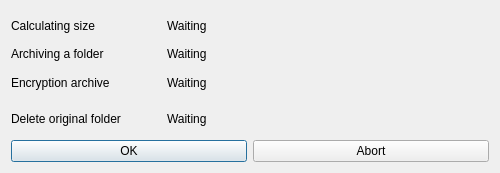
<?xml version="1.0" encoding="UTF-8"?>
<ui version="4.0">
 <class>ProgressBarOneFileDialog</class>
 <widget class="QDialog" name="ProgressBarOneFileDialog">
  <property name="geometry">
   <rect>
    <x>0</x>
    <y>0</y>
    <width>500</width>
    <height>173</height>
   </rect>
  </property>
  <property name="sizePolicy">
   <sizepolicy hsizetype="Fixed" vsizetype="Fixed">
    <horstretch>0</horstretch>
    <verstretch>0</verstretch>
   </sizepolicy>
  </property>
  <property name="minimumSize">
   <size>
    <width>0</width>
    <height>0</height>
   </size>
  </property>
  <property name="maximumSize">
   <size>
    <width>5000</width>
    <height>6000</height>
   </size>
  </property>
  <property name="windowTitle">
   <string>Progress...</string>
  </property>
  <layout class="QGridLayout" name="gridLayout">
   <item row="5" column="0">
    <layout class="QHBoxLayout" name="horizontalLayout">
     <item>
      <widget class="QPushButton" name="pushButton_ok">
       <property name="text">
        <string>OK</string>
       </property>
       <property name="default">
        <bool>false</bool>
       </property>
      </widget>
     </item>
     <item>
      <widget class="QPushButton" name="pushButton_abort">
       <property name="text">
        <string>Abort</string>
       </property>
      </widget>
     </item>
    </layout>
   </item>
   <item row="0" column="0">
    <layout class="QGridLayout" name="gridLayout_2">
     <item row="1" column="0">
      <widget class="QLabel" name="progress_text">
       <property name="sizePolicy">
        <sizepolicy hsizetype="Fixed" vsizetype="Fixed">
         <horstretch>0</horstretch>
         <verstretch>0</verstretch>
        </sizepolicy>
       </property>
       <property name="text">
        <string>Archiving a folder</string>
       </property>
      </widget>
     </item>
     <item row="0" column="0">
      <widget class="QLabel" name="label_3">
       <property name="text">
        <string>Calculating size</string>
       </property>
      </widget>
     </item>
     <item row="2" column="0">
      <widget class="QLabel" name="label">
       <property name="text">
        <string>Encryption archive</string>
       </property>
      </widget>
     </item>
     <item row="3" column="0">
      <widget class="QLabel" name="label_2">
       <property name="text">
        <string>Delete original folder</string>
       </property>
      </widget>
     </item>
     <item row="0" column="2">
      <widget class="QLabel" name="label_size">
       <property name="text">
        <string>Waiting</string>
       </property>
      </widget>
     </item>
     <item row="1" column="2">
      <widget class="QLabel" name="label_archiving">
       <property name="text">
        <string>Waiting</string>
       </property>
      </widget>
     </item>
     <item row="2" column="2">
      <widget class="QLabel" name="label_encryption">
       <property name="text">
        <string>Waiting</string>
       </property>
      </widget>
     </item>
     <item row="3" column="2">
      <widget class="QLabel" name="label_deleting">
       <property name="text">
        <string>Waiting</string>
       </property>
      </widget>
     </item>
     <item row="0" column="1">
      <spacer name="horizontalSpacer">
       <property name="orientation">
        <enum>Qt::Horizontal</enum>
       </property>
       <property name="sizeType">
        <enum>QSizePolicy::Fixed</enum>
       </property>
       <property name="sizeHint" stdset="0">
        <size>
         <width>40</width>
         <height>20</height>
        </size>
       </property>
      </spacer>
     </item>
    </layout>
   </item>
  </layout>
 </widget>
 <resources/>
 <connections/>
</ui>
